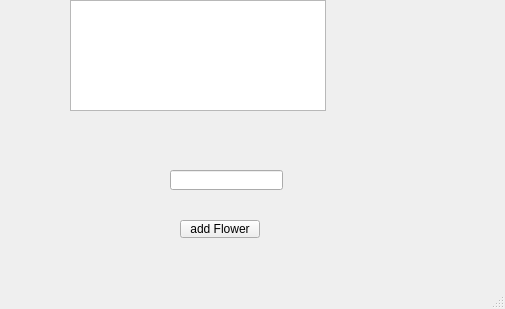
<?xml version="1.0" encoding="UTF-8"?>
<ui version="4.0">
 <class>flowersWindow</class>
 <widget class="QMainWindow" name="flowersWindow">
  <property name="geometry">
   <rect>
    <x>0</x>
    <y>0</y>
    <width>505</width>
    <height>309</height>
   </rect>
  </property>
  <property name="windowTitle">
   <string>MainWindow</string>
  </property>
  <property name="iconSize">
   <size>
    <width>300</width>
    <height>300</height>
   </size>
  </property>
  <widget class="QWidget" name="centralwidget">
   <widget class="QPushButton" name="pushButton">
    <property name="geometry">
     <rect>
      <x>180</x>
      <y>220</y>
      <width>80</width>
      <height>18</height>
     </rect>
    </property>
    <property name="text">
     <string>add Flower</string>
    </property>
   </widget>
   <widget class="QListView" name="listView">
    <property name="geometry">
     <rect>
      <x>70</x>
      <y>0</y>
      <width>256</width>
      <height>111</height>
     </rect>
    </property>
   </widget>
   <widget class="QLineEdit" name="lineEdit">
    <property name="geometry">
     <rect>
      <x>170</x>
      <y>170</y>
      <width>113</width>
      <height>20</height>
     </rect>
    </property>
   </widget>
  </widget>
  <widget class="QMenuBar" name="menubar">
   <property name="geometry">
    <rect>
     <x>0</x>
     <y>0</y>
     <width>505</width>
     <height>19</height>
    </rect>
   </property>
  </widget>
  <widget class="QStatusBar" name="statusbar"/>
 </widget>
 <resources/>
 <connections/>
</ui>
